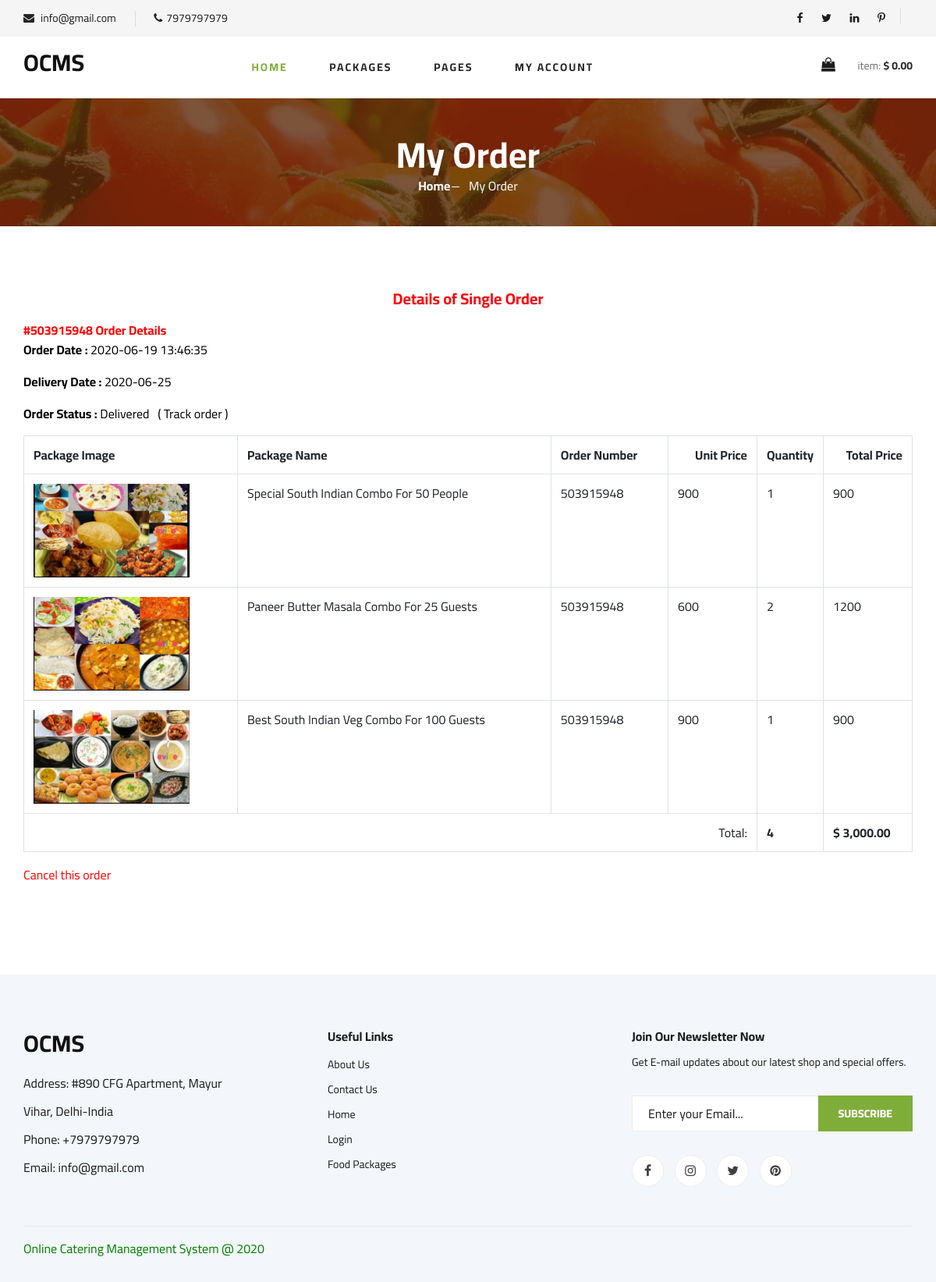
Screenshot of /ocms/order-detail.php?orderid=503915948 (signed in) with the database file from the repository.
### tables this page shows
CREATE TABLE `tblpage` (
  `ID` int(10) NOT NULL,
  `PageType` varchar(200) DEFAULT NULL,
  `PageTitle` mediumtext DEFAULT NULL,
  `PageDescription` mediumtext DEFAULT NULL,
  `Email` varchar(200) DEFAULT NULL,
  `MobileNumber` bigint(10) DEFAULT NULL,
  `UpdationDate` timestamp NULL DEFAULT NULL ON UPDATE current_timestamp()
);

CREATE TABLE `tblorder` (
  `ID` int(10) NOT NULL,
  `OrderNumber` int(10) DEFAULT NULL,
  `UserID` int(5) DEFAULT NULL,
  `FullName` varchar(200) DEFAULT NULL,
  `ContactNumber` bigint(10) DEFAULT NULL,
  `FlatNo` varchar(200) DEFAULT NULL,
  `StreetName` varchar(200) DEFAULT NULL,
  `Area` varchar(200) DEFAULT NULL,
  `Landmark` varchar(200) DEFAULT NULL,
  `City` varchar(200) DEFAULT NULL,
  `Zipcode` int(10) DEFAULT NULL,
  `State` varchar(200) DEFAULT NULL,
  `DeliveryDate` date DEFAULT NULL,
  `OrderDate` timestamp NOT NULL DEFAULT current_timestamp() ON UPDATE current_timestamp(),
  `Remark` varchar(200) DEFAULT NULL,
  `Status` varchar(200) DEFAULT NULL,
  `UpdationDate` timestamp NULL DEFAULT NULL ON UPDATE current_timestamp()
);

CREATE TABLE `tblfood` (
  `ID` int(10) NOT NULL,
  `PackageName` varchar(200) DEFAULT NULL,
  `Description` mediumtext DEFAULT NULL,
  `Size` varchar(50) DEFAULT NULL,
  `Status` varchar(50) DEFAULT NULL,
  `Price` varchar(100) DEFAULT NULL,
  `Category` varchar(200) DEFAULT NULL,
  `PackageContain` mediumtext DEFAULT NULL,
  `Nofopeople` int(5) DEFAULT NULL,
  `ItemImage` varchar(200) DEFAULT NULL,
  `CreationDate` timestamp NULL DEFAULT current_timestamp()
);

CREATE TABLE `tblorderdetails` (
  `ID` int(10) NOT NULL,
  `UserId` int(5) DEFAULT NULL,
  `OrderNumber` bigint(10) DEFAULT NULL,
  `ProductId` int(10) DEFAULT NULL,
  `ProductQty` int(10) DEFAULT NULL,
  `OrderDate` timestamp NOT NULL DEFAULT current_timestamp() ON UPDATE current_timestamp()
);

### ocms/order-detail.php (the view, shortened to what this page needs)
<?php
include('includes/dbconnection.php');
if (strlen($_SESSION['ocmsuid']==0)) {
  header('location:logout.php');
  } else{
?>
<!DOCTYPE html>
<html lang="zxx">
<head>
    <link rel="stylesheet" href="css/bootstrap.min.css" type="text/css">
    <link rel="stylesheet" href="css/font-awesome.min.css" type="text/css">
    <link rel="stylesheet" href="css/elegant-icons.css" type="text/css">
    <link rel="stylesheet" href="css/nice-select.css" type="text/css">
    <link rel="stylesheet" href="css/jquery-ui.min.css" type="text/css">
    <link rel="stylesheet" href="css/owl.carousel.min.css" type="text/css">
    <link rel="stylesheet" href="css/slicknav.min.css" type="text/css">
    <link rel="stylesheet" href="css/style.css" type="text/css">
</head>
<body>
<?php include_once('includes/header.php');?>
    <section class="breadcrumb-section set-bg" data-setbg="img/breadcrumb.jpg">
        <div class="container">
            <div class="row">
                <div class="col-lg-12 text-center">
                    <div class="breadcrumb__text">
                        <h2>My Order</h2>
                        <div class="breadcrumb__option">
                            <a href="index.php">Home</a>
                            <span>My Order</span>
                        </div>
                    </div>
                </div>
            </div>
        </div>
    </section>
    <section class="shoping-cart spad">
        <p style="text-align: center;font-size: 20px;color: red"><strong>Details of Single Order</strong></p>
        <div class="container">
            <div class="row">
                <div class="col-lg-12">
<div id="shopping-cart">
 <strong style="color: red">#<?php echo $oid=$_GET['orderid'];?> Order Details</strong>
            <?php
$userid= $_SESSION['ocmsuid'];
$sql1="SELECT * from tblorder where UserID=:userid && OrderNumber=:odid";
$query1 = $dbh -> prepare($sql1);
$query1-> bindParam(':userid', $userid, PDO::PARAM_STR);
$query1-> bindParam(':odid', $oid, PDO::PARAM_STR);
$query1->execute();
$results1=$query1->fetchAll(PDO::FETCH_OBJ);
if($query1->rowCount() > 0)
{
foreach($results1 as $row1)
{               ?>
    <p style="color:#000"><b>Order Date : </b><?php echo $row1->OrderDate;?></p>
    <p style="color:#000"><b>Delivery Date : </b><?php echo $row1->DeliveryDate;?></p>
<p style="color:#000"><b>Order Status :</b> <?php if($row1->Status==""){
    echo "Waiting for confirmation";
} else {
echo $row1->Status;
}?> &nbsp;
(<a href="javascript:void(0);" onClick="popUpWindow('trackorder.php?odid=<?php echo $oid;?>');" title="Track order" style="color:#000"> Track order
</a>)</p>
<?php }} ?>
         <div class="cart-items">
                         <table class="table table-bordered" cellpadding="10" cellspacing="1" style="padding-top: 20px">
<tbody>
               <tr>
    <th style="text-align:left;">Package Image</th>
<th style="text-align:left;">Package Name</th>
<th style="text-align:left;">Order Number</th>
<th style="text-align:right;" width="10%">Unit Price</th>
<th style="text-align:right;" width="5%">Quantity</th>
<th style="text-align:right;" width="10%">Total Price</th>
</tr>
                                    <?php
$userid= $_SESSION['ocmsuid'];
$oid= $_GET['orderid'];
$sql="SELECT tblorder.OrderNumber,tblorder.OrderDate,tblfood.PackageName,tblfood.Price,tblfood.ItemImage,tblorderdetails.ProductId,tblorderdetails.ProductQty from  tblorder
join tblorderdetails on tblorderdetails.OrderNumber=tblorder.OrderNumber
join tblfood on tblorderdetails.ProductId=tblfood.ID
where tblorder.UserID=:userid and tblorder.OrderNumber=:odid";
$query = $dbh -> prepare($sql);
$query-> bindParam(':userid', $userid, PDO::PARAM_STR);
$query-> bindParam(':odid', $oid, PDO::PARAM_STR);
$query->execute();
$results=$query->fetchAll(PDO::FETCH_OBJ);
$cnt=1;
if($query->rowCount() > 0)
{
foreach($results as $row)
{               ?>
                <tr>
                <td><img class="b-goods-f__img img-scale" src="admin/itemimages/<?php echo $row->ItemImage;?>" alt="" width='200' height='120'></td>
                <td><?php echo $row->PackageName;?></td>
                <td><?php echo $row->OrderNumber;?></td>
                <td><?php echo $price=$row->Price;?></td>
                <td><?php echo $qty=$row->ProductQty;?></td>
                <td><?php echo $total=$price*$qty;?></td>
       </tr>
       <?php
$grandtotal+=$total;
$gqty+=$qty;
        $cnt=$cnt+1; }} ?>
       <tr>
<td colspan="4" align="right">Total:</td>
<td><strong><?php echo $gqty; ?></strong></td>
<td><strong><?php echo "$ ".number_format($grandtotal, 2); ?></strong></td>
</tr>
</tbody>
</table>
    <p style="color:red;padding-bottom: 20px">
        <a href="javascript:void(0);" onClick="popUpWindow('cancelorder.php?oid=<?php echo $oid;?>');" title="Cancel this order" style="color:red">Cancel this order </a>
    </p>
</div>
                    </div>
                </div>
            </div>
        </div>
    </section>
<?php include_once('includes/footer.php');?>
</body>
</html><?php } ?>

### ocms/includes/header.php (shortened to what this page needs)
         <?php
$sql="SELECT * from tblpage where PageType='contactus'";
$query = $dbh -> prepare($sql);
$query->execute();
$results=$query->fetchAll(PDO::FETCH_OBJ);
$cnt=1;
if($query->rowCount() > 0)
{
foreach($results as $row)
{               ?>
    <header class="header">
        <div class="header__top">
            <div class="container">
                <div class="row">
                    <div class="col-lg-6 col-md-6">
                        <div class="header__top__left">
                            <ul>
                               <li><i class="fa fa-envelope"></i> <?php  echo htmlentities($row->Email);?></li>
                <li><i class="fa fa-phone"></i><?php  echo htmlentities($row->MobileNumber);?></li>
                            </ul>
                        </div> <?php $cnt=$cnt+1;}} ?>
                    </div>
                    <div class="col-lg-6 col-md-6">
                        <div class="header__top__right">
                            <div class="header__top__right__social">
                                <a href="#"><i class="fa fa-facebook"></i></a>
                                <a href="#"><i class="fa fa-twitter"></i></a>
                                <a href="#"><i class="fa fa-linkedin"></i></a>
                                <a href="#"><i class="fa fa-pinterest-p"></i></a>
                            </div>
                        </div>
                    </div>
                </div>
            </div>
        </div>
        <div class="container">
            <div class="row">
                <div class="col-lg-3">
                    <div class="header__logo">
                        <a href="index.php"><h3><strong>OCMS</strong></h3></a>
                    </div>
                </div>
                <div class="col-lg-6">
                    <nav class="header__menu">
                        <ul>
                            <li class="active"><a href="index.php">Home</a></li>
                            <li><a href="products.php">Packages</a></li>
                             <li><a href="#">Pages</a>
                </li>
                            <?php if (strlen($_SESSION['ocmsuid']!=0)) {?>
                             <li><a href="#">My Account</a>
                            </li><?php } ?>
                        </ul>
                    </nav>
                </div>
                <div class="col-lg-3">
                    <div class="header__cart">
                        <ul>
                            <li><a href="cart.php"><i class="fa fa-shopping-bag"></i></a></li>
                        </ul>
                        <div class="header__cart__price">item: <span><?php echo "$ ".number_format($_SESSION['tprice'], 2); ?></span></div>
                    </div>
                </div>
            </div>
        </div>
    </header>

### ocms/includes/footer.php (shortened to what this page needs)
<?php
include('includes/dbconnection.php');
?>
	   <footer class="footer spad">
        <div class="container">
            <div class="row">
                <div class="col-lg-3 col-md-6 col-sm-6">
                    <div class="footer__about">
                        <div class="footer__about__logo">
                              <a href="index.php"><h3><strong>OCMS</strong></h3></a>
                        </div>
                        <ul>
                            <?php
$sql="SELECT * from tblpage where PageType='contactus'";
$query = $dbh -> prepare($sql);
$query->execute();
$results=$query->fetchAll(PDO::FETCH_OBJ);
$cnt=1;
if($query->rowCount() > 0)
{
foreach($results as $row)
{               ?>
                            <li>Address: <?php  echo htmlentities($row->PageDescription);?></li>
                            <li>Phone: +<?php  echo htmlentities($row->MobileNumber);?></li>
                            <li>Email: <?php  echo htmlentities($row->Email);?></li>
                            <?php $cnt=$cnt+1;}} ?>
                        </ul>
                    </div>
                </div>
                <div class="col-lg-4 col-md-6 col-sm-6 offset-lg-1">
                    <div class="footer__widget">
                        <h6>Useful Links</h6>
                        <ul>
                            <li><a href="about.php">About Us</a></li>
                            <li><a href="contact.php">Contact Us</a></li>
                            <li><a href="index.php">Home</a></li>
                            <li><a href="login.php">Login</a></li>
                            <li><a href="products.php">Food Packages</a></li>
                        </ul>
                    </div>
                </div>
                <div class="col-lg-4 col-md-12">
                    <div class="footer__widget">
                        <h6>Join Our Newsletter Now</h6>
                        <p>Get E-mail updates about our latest shop and special offers.</p>
                        <form name="subscribe" method="post">
                            <input type="email" name="email" placeholder="Enter your Email..." required="">
                            <button type="submit" class="site-btn" name="subscribe">Subscribe</button>
                        </form>
                        <div class="footer__widget__social">
                            <a href="#"><i class="fa fa-facebook"></i></a>
                            <a href="#"><i class="fa fa-instagram"></i></a>
                            <a href="#"><i class="fa fa-twitter"></i></a>
                            <a href="#"><i class="fa fa-pinterest"></i></a>
                        </div>
                    </div>
                </div>
            </div>
            <div class="row">
                <div class="col-lg-12">
                    <div class="footer__copyright">
                        <div class="footer__copyright__text"><p style="color: green;text-align: center;">Online Catering Management System @ 2020</p></div>
                    </div>
                </div>
            </div>
        </div>
    </footer>

### rows the page displays
tblpage: Email "info@gmail.com", MobileNumber "7979797979", PageDescription "#890 CFG Apartment, Mayur Vihar, Delhi-India"
tblorder: OrderDate "2020-06-19 13:46:35", DeliveryDate "2020-06-25", Status "Delivered", tblfood.ItemImage (picture), tblfood.PackageName "Special South Indian Combo For 50 People", OrderNumber "503915948", tblfood.Price "900", tblorderdetails.ProductQty "1", tblfood.PackageName "Paneer Butter Masala Combo For 25 Guests", tblfood.Price "600", tblorderdetails.ProductQty "2", tblfood.Price "1200", tblfood.PackageName "Best South Indian Veg Combo For 100 Guests"

### other values shown
$_SESSION['tprice'] "0.00"
$oid=$_GET['orderid'] "503915948"
$gqty "4"
$grandtotal "3,000.00"
